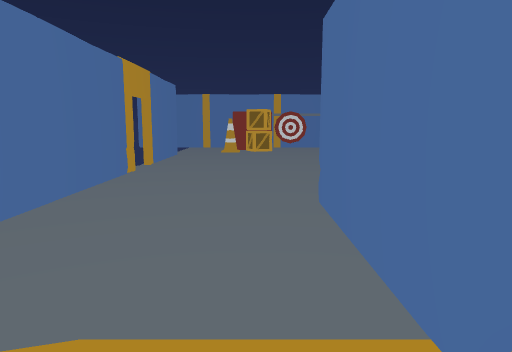
View 1 (above)

17 first-person views from a walk through a Unity game level. The camera is 1.3 m above the floor, tilts 8° down and sees 70° across. The floor is counted in squares, 1 m on a side. Each view is taken from the middle of a square. On the plan, view 1 faces up. The plan holds only what a view shows up to about 15 squares ahead; the rest is blank. The place goes on beyond the plan. The player character is not drawn.

View 2
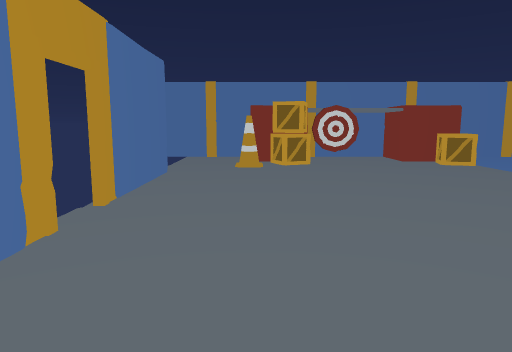

View 3
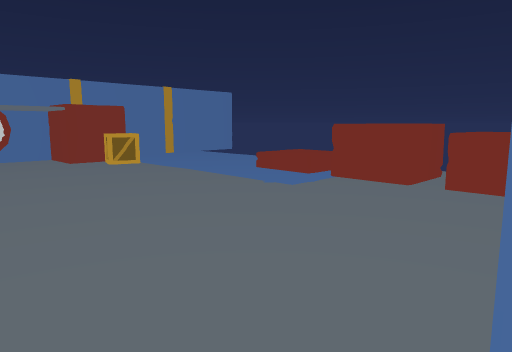

View 4
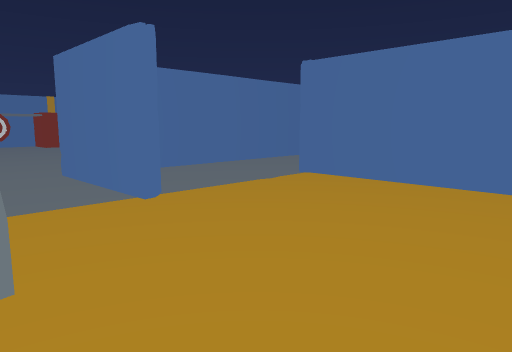

View 5
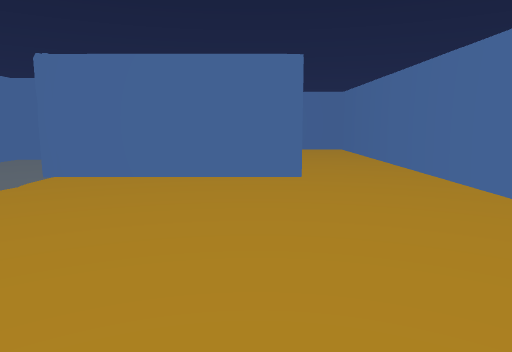

View 6
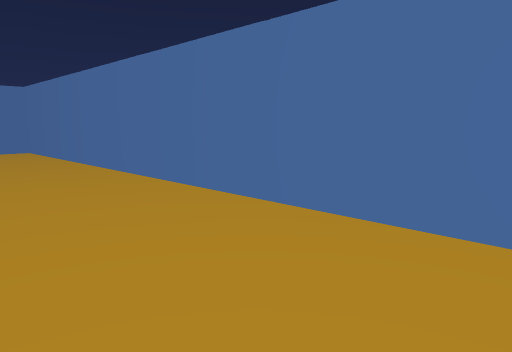

View 7
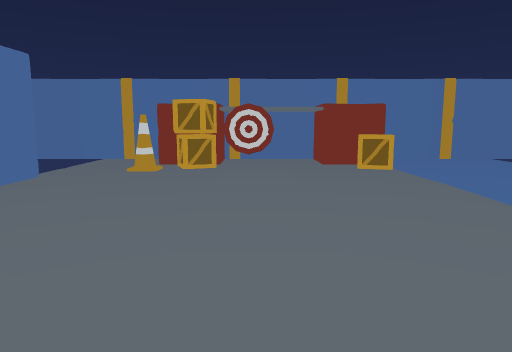

View 8
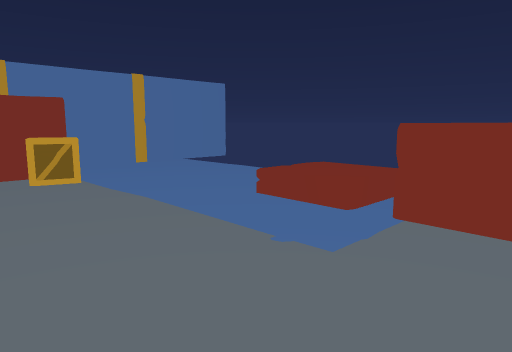

View 9
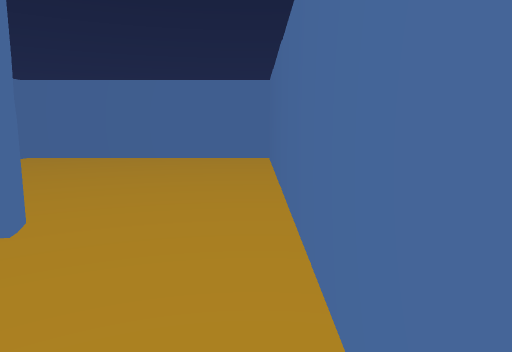

View 10
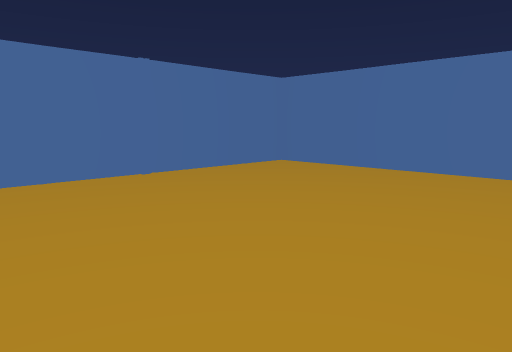

View 11
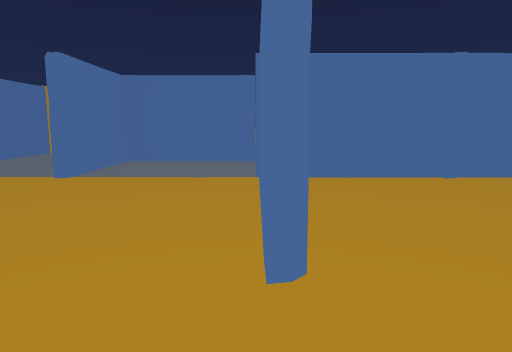

View 12
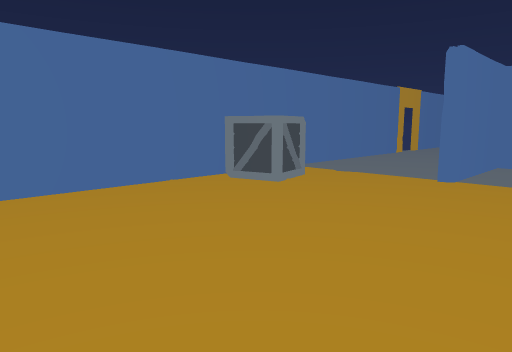

View 13
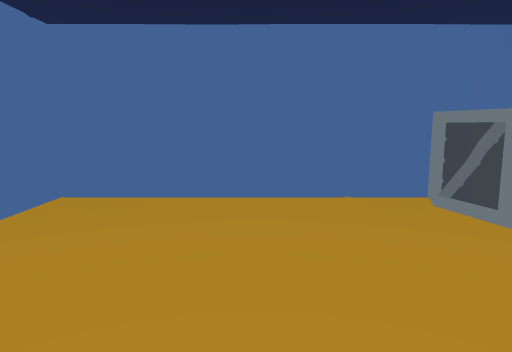

View 14
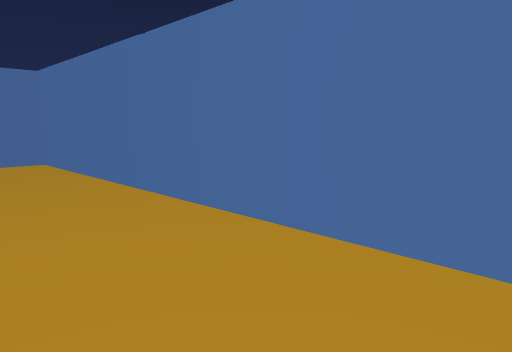

View 15
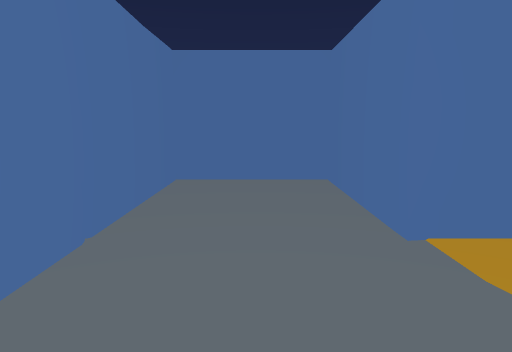

View 16
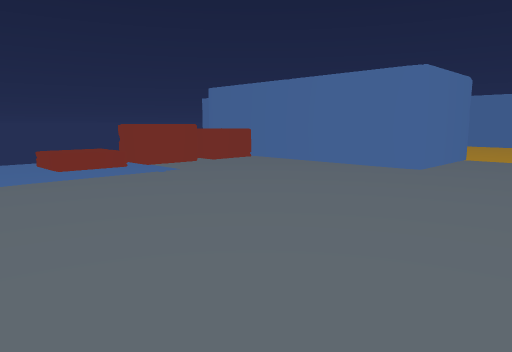

View 17
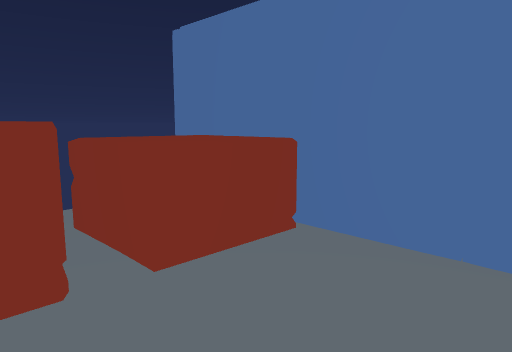

### Floor plan
Points are (right, up) in squares from view 1. A wall is a line through its corners. A room is listed if a view was taken in it or the views show most of it. See-through windows are left out.
Room 1 (views 1, 2, 3, 4, 5, 6, 7, 8, 9, 12, 13, 14, 15, 16, 17)
walls: (-3.5, 10.5) (-3.5, -7.5) (4.4, -7.5); (-3.5, 16.1) (-3.5, 11.8); (6.1, -4.1) (6.1, 2.3) (10.6, 2.3) (10.6, 5.9) (1.4, 5.9) (1.4, 2) (1.1, 2) (1.1, 6.2) (11, 6.2); (4.2, 20.9) (0.8, 20.9); (-1.2, 20.9) (-4.5, 20.9); (12, 20.9) (6.8, 20.9)
ways out: opening at (5.7, -6) to room 2; gap at (-4, 12); gap at (-4, 16)
objects: other object (-3, -1) to (-2, 0); other object (-1, 17) to (-1, 18); other object (-1, 19) to (1, 20); other object (0, 18) to (1, 19); other object (1, 19); other object (2, 19); other object (4, 19) to (6, 20); other object (5, 18) to (6, 19); other object (8, 7) to (10, 8); other object (8, 9) to (10, 11)
Room 2 (views 10, 11)
walls: (6.5, -4.1) (6.1, -4.1); (4.4, -7.5) (16.3, -7.5) (16.3, 2) (7.2, 2)
ways out: opening at (5.7, -6) to room 1

Positions as (right, up) in squares from view 1, and headings:
1: (0, 0), facing up
2: (-1, 6), facing up
3: (0, 6), facing up-right
4: (-2, -4), facing up-right
5: (-3, -3), facing right
6: (-3, -3), facing down-right
7: (2, 7), facing up
8: (3, 9), facing up-right
9: (2, -7), facing right
10: (6, -7), facing up-right
11: (6, -7), facing up
12: (4, -7), facing up-left
13: (3, -4), facing left
14: (3, -4), facing down-right
15: (2, 4), facing right
16: (-3, 17), facing down-right
17: (5, 10), facing down-right
